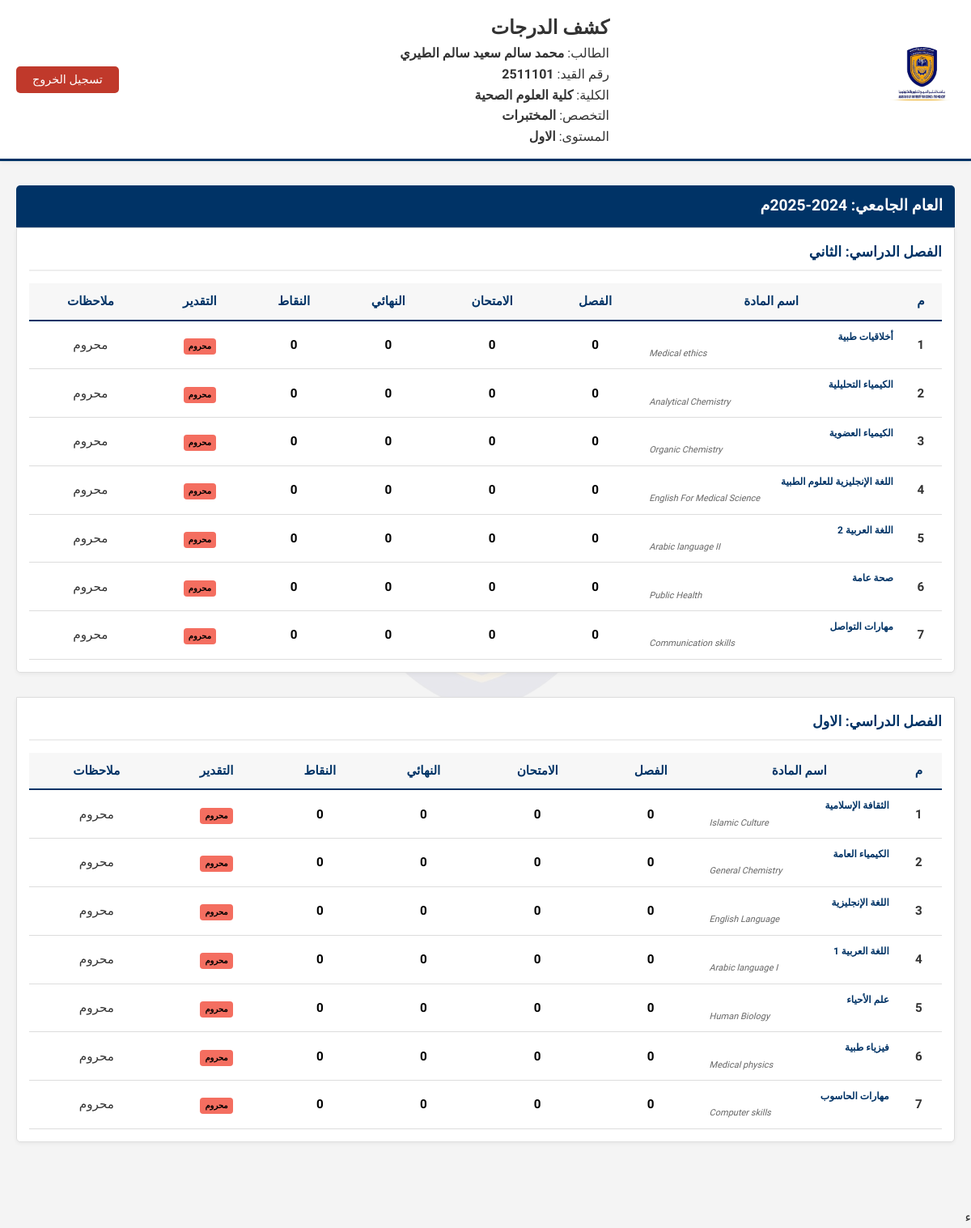
The app's page /pages/grades.php (signed in) with its own data.
### tables this page shows
CREATE TABLE `students` (
  `id` bigint(20) UNSIGNED NOT NULL,
  `student_id` varchar(255) NOT NULL,
  `password` varchar(255) NOT NULL,
  `student_status_id` bigint(20) UNSIGNED NOT NULL DEFAULT 1,
  `level_id` bigint(20) UNSIGNED NOT NULL DEFAULT 1,
  `major_id` bigint(20) UNSIGNED NOT NULL,
  `college_id` bigint(20) UNSIGNED NOT NULL,
  `academic_year_id` bigint(20) UNSIGNED NOT NULL,
  `name_ar` varchar(255) NOT NULL,
  `name_en` varchar(255) DEFAULT NULL,
  `gender` tinyint(4) NOT NULL,
  `phone` varchar(255) DEFAULT NULL,
  `email` varchar(255) DEFAULT NULL,
  `nationality` varchar(255) DEFAULT NULL,
  `birth_date` date DEFAULT NULL,
  `birth_place` varchar(255) DEFAULT NULL,
  `marital_status` varchar(255) DEFAULT NULL,
  `blood_type` varchar(255) DEFAULT NULL,
  `current_governorate` varchar(255) DEFAULT NULL,
  `current_directorate` varchar(255) DEFAULT NULL,
  `current_district_village` varchar(255) DEFAULT NULL,
  `id_type` varchar(255) DEFAULT NULL,
  `national_id_number` varchar(255) DEFAULT NULL,
  `national_id_issue_date` date DEFAULT NULL,
  `national_id_issuing_authority` varchar(255) DEFAULT NULL,
  `student_landline_phone` varchar(255) DEFAULT NULL,
  `hs_certificate_section` enum('علمي','أدبي') DEFAULT NULL,
  `hs_graduation_year_text` varchar(255) DEFAULT NULL,
  `hs_seat_number` varchar(255) DEFAULT NULL,
  `hs_total_marks` double(8,2) DEFAULT NULL,
  `hs_max_marks` double(8,2) DEFAULT NULL,
  `hs_certificate_gpa` double(8,2) DEFAULT NULL,
  `hs_certificate_issue_date` date DEFAULT NULL,
  `hs_certificate_school_name` varchar(255) DEFAULT NULL,
  `hs_certificate_governorate` varchar(255) DEFAULT NULL,
  `hs_certificate_directorate` varchar(255) DEFAULT NULL,
  `high_school_branch` varchar(255) DEFAULT NULL,
  `photo_student` varchar(255) DEFAULT NULL,
  `photo_identity` varchar(255) DEFAULT NULL,
  `photo_certificate_high_school` varchar(255) DEFAULT NULL,
  `photo_registration_fee` varchar(255) DEFAULT NULL,
  `created_at` timestamp NULL DEFAULT NULL,
  `updated_at` timestamp NULL DEFAULT NULL
);

CREATE TABLE `colleges` (
  `id` bigint(20) UNSIGNED NOT NULL,
  `code` varchar(255) NOT NULL,
  `name_ar` varchar(255) NOT NULL,
  `name_en` varchar(255) NOT NULL,
  `dean` varchar(255) DEFAULT NULL,
  `created_at` timestamp NULL DEFAULT NULL,
  `updated_at` timestamp NULL DEFAULT NULL
);

CREATE TABLE `majors` (
  `id` bigint(20) UNSIGNED NOT NULL,
  `college_id` bigint(20) UNSIGNED NOT NULL,
  `code` varchar(255) NOT NULL,
  `name_ar` varchar(255) NOT NULL,
  `name_en` varchar(255) NOT NULL,
  `created_at` timestamp NULL DEFAULT NULL,
  `updated_at` timestamp NULL DEFAULT NULL
);

CREATE TABLE `levels` (
  `id` bigint(20) UNSIGNED NOT NULL,
  `name_ar` varchar(255) NOT NULL,
  `name_en` varchar(255) NOT NULL,
  `description` text DEFAULT NULL,
  `order` int(11) NOT NULL DEFAULT 0,
  `created_at` timestamp NULL DEFAULT NULL,
  `updated_at` timestamp NULL DEFAULT NULL
);

### pages/grades.php (the view, shortened to what this page needs)
<?php
require_once '../config/db.php';
$student_id = $_SESSION['student_id'];
$student_name = isset($_SESSION['student_name']) ? $_SESSION['student_name'] : $student_id;
$student_info_sql = "SELECT
    s.level_id,
    l.name_ar AS level_name,
    s.college_id,
    c.name_ar AS college_name,
    s.major_id,
    m.name_ar AS major_name
FROM students s
JOIN levels l ON s.level_id = l.id
JOIN colleges c ON s.college_id = c.id
JOIN majors m ON s.major_id = m.id
WHERE s.student_id = ?";
$stmt_info = $conn->prepare($student_info_sql);
$stmt_info->bind_param("s", $student_id);
$stmt_info->execute();
$student_info_result = $stmt_info->get_result();
if ($student_info = $student_info_result->fetch_assoc()) {
    $level_name = $student_info['level_name'];
    $college_name = $student_info['college_name'];
    $major_name = $student_info['major_name'];
} else {
    $level_name = "غير محدد";
    $college_name = "غير محدد";
    $major_name = "غير محدد";
}
$sql = "SELECT
            g.gsemster,
            g.gexam,
            g.gfinal,
            g.gpa,
            g.letter_grade,
            g.result,
            g.note,
            c.name_ar AS course_ar,
            c.name_en AS course_en,
            s.name_ar AS semester_name,
            ay.label AS academic_year,
            ay.id AS year_id,
            s.id AS semester_id
        FROM grades g
        JOIN courses c ON g.course_id = c.id
        JOIN semesters s ON g.semester_id = s.id
        JOIN academic_years ay ON g.academic_year_id = ay.id
        WHERE g.student_id = ?
        ORDER BY ay.id DESC, s.id DESC, c.name_ar ASC";
$stmt = $conn->prepare($sql);
$stmt->bind_param("s", $student_id);
$stmt->execute();
$result = $stmt->get_result();
$transcript = [];
while ($row = $result->fetch_assoc()) {
    $year = $row['academic_year'];
    $semester = $row['semester_name'];
    if (!isset($transcript[$year])) {
        $transcript[$year] = [];
    }
    if (!isset($transcript[$year][$semester])) {
        $transcript[$year][$semester] = [];
    }
    $transcript[$year][$semester][] = $row;
}
?>
<!DOCTYPE html>
<html lang="ar" dir="rtl">
<head>
    <link rel="stylesheet" href="../assets/css/style.css">
</head>
<body class="grades-page">
    <header class="main-header">
        <div class="header-container">
            <div class="logo-wrapper">
                 <img src="../assets/images/11.jpg" alt="University Logo" class="header-logo">
            </div>
            <div class="student-info">
                <h2>كشف الدرجات</h2>
                <p>الطالب: <strong><?php echo htmlspecialchars($student_name); ?></strong></p>
                <p>رقم القيد: <strong><?php echo htmlspecialchars($student_id); ?></strong></p>
                <p>الكلية: <strong><?php echo htmlspecialchars($college_name); ?></strong></p>
                <p>التخصص: <strong><?php echo htmlspecialchars($major_name); ?></strong></p>
                <p>المستوى: <strong><?php echo htmlspecialchars($level_name); ?></strong></p>
            </div>
            <div class="logout-wrapper">
                <a href="../auth/logout.php" class="btn-logout">تسجيل الخروج</a>
            </div>
        </div>
    </header>
    <main class="content-container">
        <?php if (!empty($transcript)): ?>
            <?php foreach ($transcript as $year => $semesters): ?>
                <div class="academic-year-block">
                    <h3 class="year-title">العام الجامعي: <?php echo htmlspecialchars($year); ?>م</h3>
                    <?php foreach ($semesters as $semester => $grades): ?>
                        <div class="semester-block">
                            <h4 class="semester-title">الفصل الدراسي: <?php echo htmlspecialchars($semester); ?></h4>
                            <div class="table-responsive">
                                <table class="grades-table">
                                    <thead>
                                        <tr>
                                            <th>م</th>
                                            <th class="course-cell">اسم المادة</th>
                                            <th>الفصل</th>
                                            <th>الامتحان</th>
                                            <th>النهائي</th>
                                            <th>النقاط</th>
                                            <th>التقدير</th>
                                            <th class="col-note">ملاحظات</th>
                                        </tr>
                                    </thead>
                                    <tbody>
                                        <?php
                                        $counter = 1;
                                        foreach ($grades as $row):
                                        ?>
                                            <tr>
                                                <td class="col-id"><?php echo $counter++; ?></td>
                                                <td class="course-cell">
                                                    <div class="course-ar"><?php echo htmlspecialchars($row['course_ar']); ?></div>
                                                    <div class="course-en"><?php echo htmlspecialchars($row['course_en']); ?></div>
                                                </td>
                                                <td class="score-val"><?php echo htmlspecialchars($row['gsemster']); ?></td>
                                                <td class="score-val"><?php echo htmlspecialchars($row['gexam']); ?></td>
                                                <td class="score-val"><?php echo htmlspecialchars($row['gfinal']); ?></td>
                                                <td class="score-val"><?php echo htmlspecialchars($row['gpa']); ?></td>
                                                <td><span class="grade-text <?php echo ($row['result'] == 1) ? 'pass' : 'fail'; ?>"><?php echo htmlspecialchars($row['letter_grade']); ?></span></td>
                                                <td class="col-note-content"><?php echo htmlspecialchars($row['note']); ?></td>
                                            </tr>
                                        <?php endforeach; ?>
                                    </tbody>
                                </table>
                            </div>
                        </div>
                    <?php endforeach; ?>
                </div>
            <?php endforeach; ?>
        <?php else: ?>
            <div class="no-data">
                <p>لا توجد درجات مسجلة .</p>
            </div>
        <?php endif; ?>
    </main>
</body>
</html>

### assets/css/style.css (style rules this page uses)
:root { --primary-color: #003366; --secondary-color: #f4f4f4; --accent-color: #c0392b; --text-color: #333; --border-color: #ddd; --table-header-bg: #003366; --table-header-text: #ffffff; --white: #ffffff; --year-header-bg: #ece9e6; --semester-header-color: #003366; }
* { box-sizing: border-box; margin: 0; padding: 0; }
body { font-family: 'Tajawal', sans-serif; background-color: var(--secondary-color); color: var(--text-color); direction: rtl; text-align: right; line-height: 1.6; }
.main-header { background-color: var(--white); border-bottom: 3px solid var(--primary-color); padding: 15px 0; margin-bottom: 30px; box-shadow: 0 2px 5px rgba(0, 0, 0, 0.05); }
.header-container { max-width: 1200px; margin: 0 auto; padding: 0 20px; display: flex; justify-content: space-between; align-items: center; flex-wrap: wrap; }
.logo-wrapper { flex: 0 0 auto; }
.header-logo { height: 80px; width: auto; }
.logout-wrapper { flex: 0 0 auto; }
.btn-logout { text-decoration: none; background-color: var(--accent-color); color: var(--white); padding: 8px 20px; border-radius: 5px; font-size: 0.9rem; transition: background-color 0.3s; }
.content-container { max-width: 1200px; margin: 0 auto; padding: 0 20px 40px; }
.grades-page { position: relative; }
.grades-page::before { content: ""; position: fixed; top: 50%; left: 50%; transform: translate(-50%, -50%); width: 60%; height: 60%; background-image: url('../images/11.jpg'); background-position: center; background-repeat: no-repeat; background-size: contain; opacity: 0.05; z-index: -1; pointer-events: none; }
.academic-year-block { margin-bottom: 40px; background: transparent; }
.year-title { background-color: var(--primary-color); color: var(--white); padding: 10px 15px; border-radius: 5px 5px 0 0; margin-bottom: 0; font-size: 1.2rem; border-bottom: 1px solid rgba(255, 255, 255, 0.1); }
.semester-block { margin-bottom: 30px; background-color: var(--white); border: 1px solid var(--border-color); border-radius: 0 0 5px 5px; padding: 15px; box-shadow: 0 2px 5px rgba(0, 0, 0, 0.05); }
.semester-title { color: var(--semester-header-color); font-size: 1.1rem; margin-bottom: 15px; border-bottom: 2px solid #eee; padding-bottom: 8px; }
.table-responsive { overflow-x: auto; width: 100%; }
.grades-table { width: 100%; border-collapse: collapse; font-size: 0.95rem; }
.grades-table thead { background-color: #f7f7f7; color: var(--primary-color); border-bottom: 2px solid var(--primary-color); }
.grades-table th, .grades-table td { padding: 10px 8px; text-align: center; border-bottom: 1px solid var(--border-color); vertical-align: middle; }
.grades-table th { white-space: nowrap; font-weight: bold; }
.course-cell { padding: auto !important; min-width: 100px; }
.course-ar { text-align: right; font-weight: bold; font-size: 12px; color: var(--primary-color); margin-bottom: 2px; }
.course-en { text-align: left; font-style: italic; font-size: 11px; color: #666; direction: ltr; }
.score-val { font-weight: bold; font-size: 10; color: #000; }
.grade-text { font-weight: bold; font-size: 10px; color: #000; padding: 2px 6px; border-radius: 4px; white-space: nowrap; display: inline-block; }
.grade-text.fail { color: #000; background-color: #f46e60; }
.col-id { font-weight: bold; }

### records on screen
students: college.name_ar "كلية العلوم الصحية", major.name_ar "المختبرات", level.name_ar "الاول"

### other values on screen
$student_name "محمد سالم سعيد سالم الطيري"
$student_id "2511101"
$year "2024-2025"
$semester "الثاني"
$row['course_ar'] "أخلاقيات طبية"
$row['course_en'] "Medical ethics"
$row['gsemster'] "0"
$row['gexam'] "0"
$row['gfinal'] "0"
$row['gpa'] "0"
$row['letter_grade'] "محروم"
$row['note'] "محروم"
$row['course_ar'] "الكيمياء التحليلية"
$row['course_en'] "Analytical Chemistry"
$row['course_ar'] "الكيمياء العضوية"
